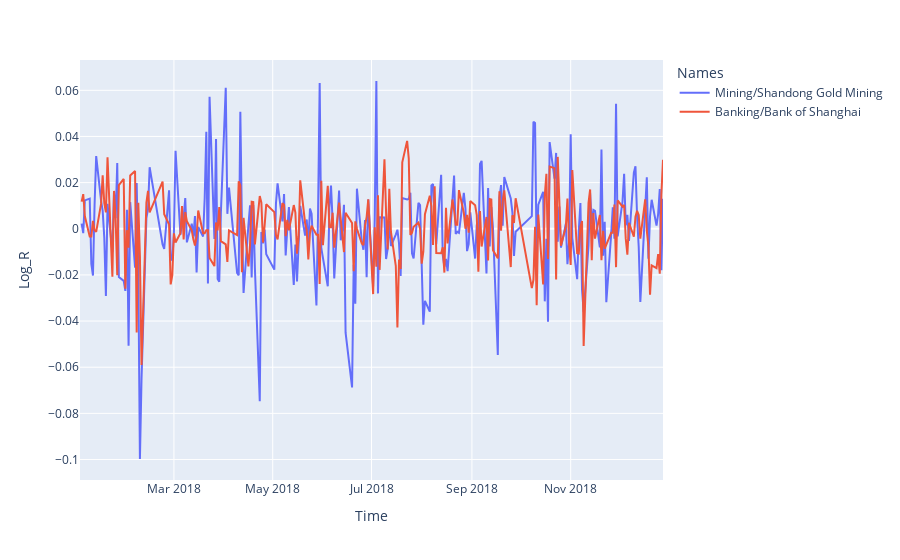

Notebook source saved alongside this figure:
### Markdown cell above
Объём продаж выбранных активов также не имеет нормального распределения.

### Code cell
def plot_2_stock(labels, y):
    n = 0
    stock1, names1 = stocks[labels[0]], [labels[0]] * len(stocks[labels[0]])
    stock2, names2 = stocks[labels[1]], [labels[1]] * len(stocks[labels[1]])
    df = stock1.append(stock2)
    df['Names'], df['Time'] = names1 + names2, df.index.values

    fig = px.line(df, x="Time", y=y, color='Names')
    fig.show()

plot_2_stock(['Mining/Shandong Gold Mining', 'Banking/Bank of Shanghai'], 'Log_R')

### Figure 1 — Plotly figure (JSON) as saved in the notebook; plotly's stock layout.template omitted (floating-point values rounded to 4 significant figures; data arrays with more than 128 entries replaced by an {"elided": "..."} marker saying what was removed)
{"data": [{"hovertemplate": "Names=Mining/Shandong Gold Mining<br>Time=%{x}<br>Log_R=%{y}<extra></extra>", "legendgroup": "Mining/Shandong Gold Mining", "line": {"color": "#636efa", "dash": "solid"}, "mode": "lines", "name": "Mining/Shandong Gold Mining", "orientation": "v", "showlegend": true, "type": "scatter", "x": {"elided": "243 str values"}, "xaxis": "x", "y": {"elided": "243 float values"}, "yaxis": "y"}, {"hovertemplate": "Names=Banking/Bank of Shanghai<br>Time=%{x}<br>Log_R=%{y}<extra></extra>", "legendgroup": "Banking/Bank of Shanghai", "line": {"color": "#EF553B", "dash": "solid"}, "mode": "lines", "name": "Banking/Bank of Shanghai", "orientation": "v", "showlegend": true, "type": "scatter", "x": {"elided": "243 str values"}, "xaxis": "x", "y": {"elided": "243 float values"}, "yaxis": "y"}], "layout": {"legend": {"title": {"text": "Names"}, "tracegroupgap": 0}, "margin": {"t": 60}, "xaxis": {"anchor": "y", "domain": [0, 1], "title": {"text": "Time"}}, "yaxis": {"anchor": "x", "domain": [0, 1], "title": {"text": "Log_R"}}}}
